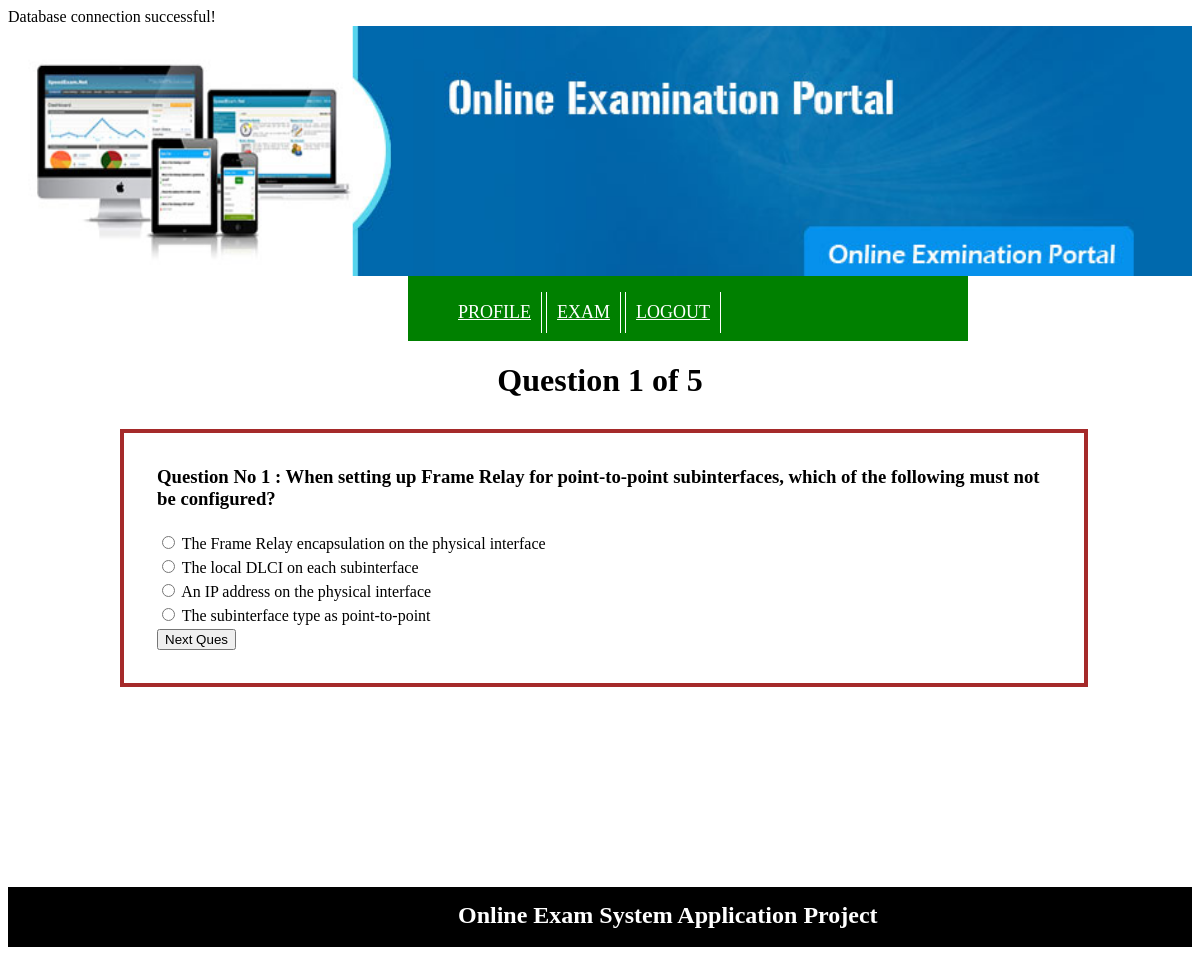
The app's page /startexam.php?q=1 with its own data.
### tables this page shows
CREATE TABLE `tbl_ques` (
  `id` int(11) NOT NULL,
  `quesNo` int(11) NOT NULL,
  `ques` text NOT NULL
);

CREATE TABLE `tbl_ans` (
  `id` int(11) NOT NULL,
  `quesNo` int(11) NOT NULL,
  `rightans` int(11) NOT NULL DEFAULT '0',
  `ans` text NOT NULL
);

### startexam.php (the view, shortened to what this page needs)
<?php
include_once 'partials/headers.php';
include_once 'partials/dashnav.php';
?>
<?php
 $rowquery = $connection->prepare("SELECT COUNT(*) FROM `tbl_ques`");
 $rowquery->execute();
 $totalrow = (int)$rowquery->fetchColumn();
  if($totalrow == true){
?>
<?php
        if(isset($_GET['q'])){
            $number = $_GET['q'];
         }else{
             header('Location: exam.php');
         }
      $query = $connection->prepare("SELECT * FROM tbl_ques WHERE quesNo = '$number'");
      $query->execute();
      $result = $query->fetch();
      if($result == true ){
 ?>
<div class="main">
    <div>
    <h1>Question  <?php echo $result['quesNo'] ;?> of <?php echo $totalrow ;?> </h1>
    <form action="" method="post" class="examtest">
    <table>
                <tr>
                    <td colspan="2">
                        <h3>Question No  <?php echo $result['quesNo'] ;?> :
                                         <?php echo $result['ques'] ;?></h3
                    </td>
                </tr>
                <?php
                    $ansquery = $connection->prepare("SELECT * FROM tbl_ans WHERE quesNo = '$number'");
                    $ansquery->execute();
                    if($ansquery){
                        while ($ansresult = $ansquery->fetch()){
                ?>
                <tr>
                    <td>
                        <input type="radio" name="ans" value="<?php echo $ansresult['id'] ;?>"/>
                              <?php echo $ansresult['ans'] ;?>
                    </td>
                </tr>
               <?php
               } }
               ?>
                 <tr>
                    <td>
                        <input type="submit" name="submit" value="Next Ques"/>
                    </td>
                </tr>
    </table>
    </form>
    </div>
</div>
 <?php } }?>
<?php include_once 'partials/footers.php'; ?>

### partials/headers.php (shortened to what this page needs)
<!DOCTYPE html>
<html>
<head>
	 <link rel="stylesheet" href="css/style.css">
</head>
<body>
	<div class="header_area">
		<div class="main_header">
		<a href="#"><img  src="image/exambannar.jpg" alt=""> </a>
		</div>
	</div>

### partials/dashnav.php (shortened to what this page needs)
<div class="mainmenu_area">
		<div class="mainmenu">
			<ul id="nav">
				<li><a href="profile.php"> Profile </a></li>
				<li><a href="exam.php"> Exam </a></li>
				<li><a href="logout.php"> logout </a></li>
			</ul>
		</div>
	</div>

### partials/footers.php
<div class="footer_area">
		<h2>Online Exam System Application Project</h2>
	</div>
</body>
</html>

### css/style.css (style rules this page uses)
img { max-width: 100% ; height: 250px; width: 100% ; }
.main { margin: 0 auto ; width: 960px ; text-align: center ; }
.examtest { width: 900px ; margin: 30px auto ; padding: 30px ; border: 4px solid brown ; }
.header_area { overflow: hidden; margin-top: 0px ; }
.main_header { overflow: hidden; }
.mainmenu_area { overflow: hidden; background: green ; margin-left: 400px; height: 65px ; width: 560px; position: center ; }
.mainmenu ul#nav li { display: inline-block; font-size: 18px ; text-transform: uppercase; position: relative; border-right: 1px solid #fff ; border-left: 1px solid #fff ; }
.mainmenu ul#nav li:first-child { border-left: 0px solid #fff ; }
.mainmenu ul#nav li a { color: #fff; display: inline-block; padding: 10px ; }
.footer_area { background-color: black; width: 100%; height: 60px ; margin-top: 200px; }
.footer_area > h2 { color: #ffffff ; margin-left: 450px ; padding-top: 15px; margin-top: 100px; }
form { border: 3px solid #f1f1f1; margin-right: 500px; margin-left: 500px; }

### records on screen
tbl_ques: quesNo "1", ques "When setting up Frame Relay for point-to-point subinterfaces, which of the following must not be configured?"
tbl_ans: ans "The Frame Relay encapsulation on the physical interface"
tbl_ans: ans "The local DLCI on each subinterface"
tbl_ans: ans "An IP address on the physical interface"
tbl_ans: ans "The subinterface type as point-to-point"

### other values on screen
$totalrow "5"
